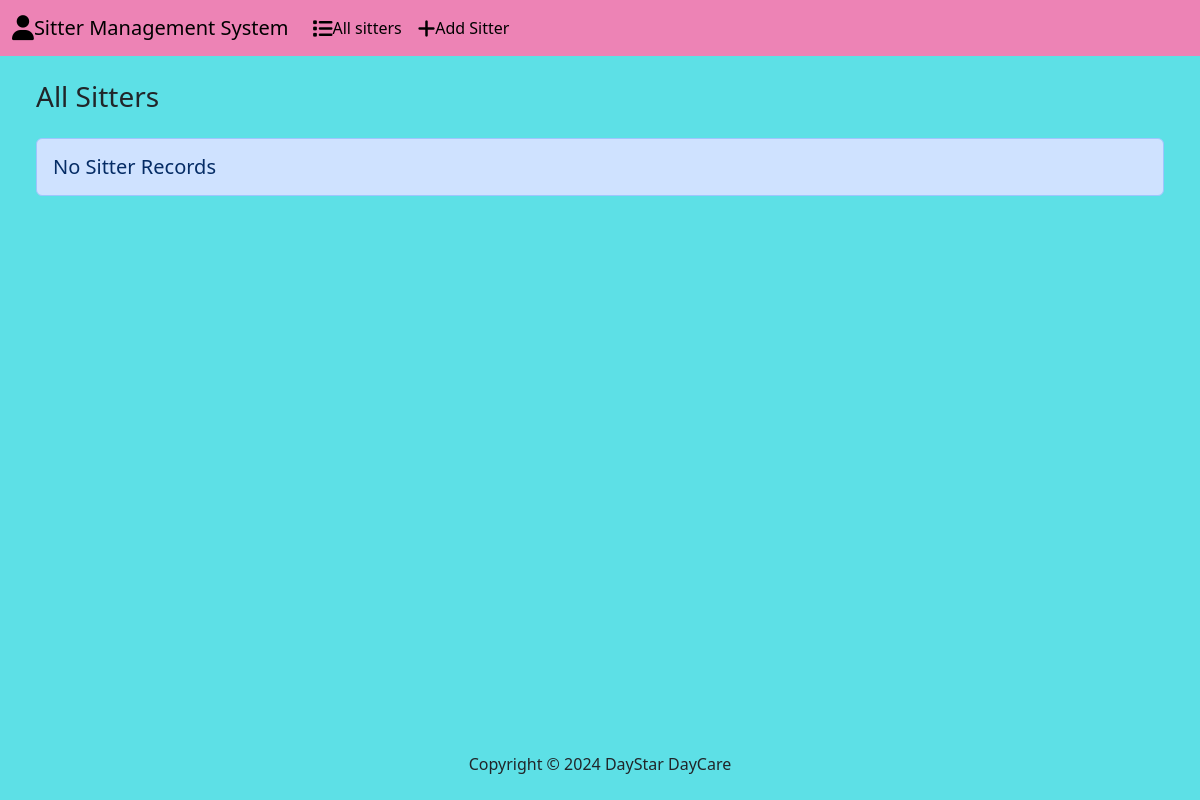
Before: /sitterlist/ with the older database file.
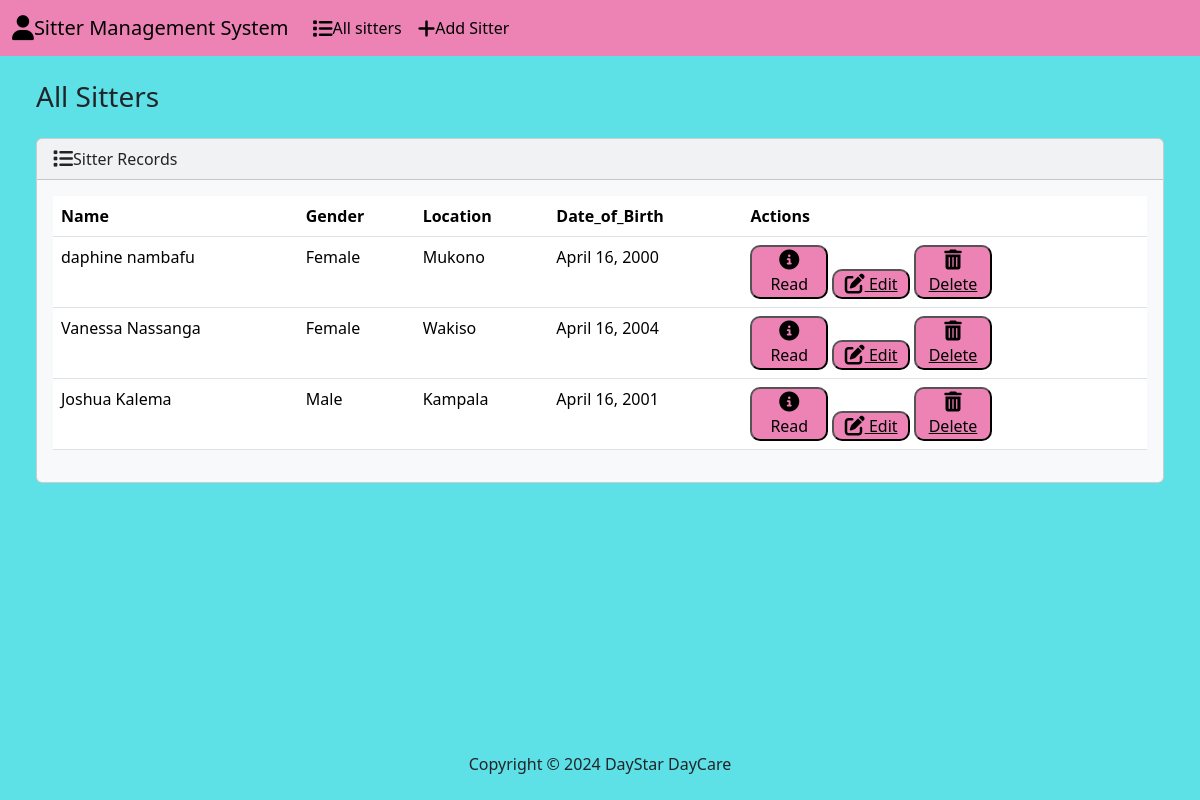
After: the same page with the newer database file.
### sitterlist/models.py (models this page shows, shortened)
class Student(models.Model):
    name = models.CharField(max_length=100)
    gender = models.CharField(max_length=10)
    location = models.CharField(max_length=100)
    date_of_birth = models.DateField()
    nin = models.CharField(max_length=15)
    religion = models.CharField(max_length=50, blank=True)
    education = models.CharField(max_length=100)
    contact = models.CharField(max_length=15, default='')
    sitter_number = models.CharField(max_length=100)
    next_of_kin = models.CharField(max_length=100)
    recommender_name = models.CharField(max_length=100)
    recommender_contact = models.CharField(max_length=15, default='')

### sitterlist/views.py (the view)
# urls.py: path('sitterlist/',views.immy_view, name='immy_view'),
def immy_view(request):
    students = Student.objects.all()
    return render(request, 'sitterlist.html', {'students':students})

### sitterlist/templates/sitterlist.html (shortened to what the changed rows need)
{% load static %}
<!DOCTYPE html>
<html lang="en">
<head>
    <link rel="stylesheet" href="{% static 'css/bootstrap.min.css' %}">
    <link href="https://cdnjs.cloudflare.com/ajax/libs/font-awesome/6.5.2/css/all.min.css" rel="stylesheet">
    <link rel="stylesheet" href="{% static 'list.css' %}">
    <link rel="stylesheet" href="{% static 'list.css' %}">
</head>
<body class="d-flex flex-column min-vh-100">
    <div class="container-fluid">
        <div class="row">
            <div class="col-12">
                {% if students %}
                <div class="card bg-light ms-4 me-4 mb-4">
                    <div class="card-header">
                        <i class="fa-solid fa-list fa-lg"></i>Sitter Records
                    </div>
                    <div class="card-body">
                        <div class="table-responsive">
                            <table class="table table-hover">
                                <thead>
                                    <tr>
                                        <th scope="col">Name</th>
                                        <th scope="col">Gender</th>
                                        <th scope="col">Location</th>
                                        <th scope="col">Date_of_Birth</th>
                                        <th scope="col">Actions</th>
                                    </tr>
                                </thead>
                                <tbody>
                                    {% for student in students %}
                                    <tr>
                                        <td>{{ student.name }}</td>
                                        <td>{{ student.gender }}</td>
                                        <td>{{ student.location }}</td>
                                        <td>{{ student.date_of_birth }}</td>
                                        <td>
                                            <button type="button" class="red" data-bs-toggle="modal" data-bs-target="#myModal{{ student.id }}">
                                                <i class="fa-solid fa-circle-info fa-lg"></i> Read
                                            </button>
                                            <button class="red2 ">
                                            <a href="{% url 'edit_student' student.id %}"class="red">
                                              <i class="fa-solid fa-edit fa-lg"></i> Edit
                                          </a>
                                        </button>
                                        <button class="red3 ">
                                            <a href="{% url 'delete_student' student.id %}" class="red">
                                              <i class="fa-solid fa-trash-alt fa-lg"></i> Delete
                                          </a>
                                        </button>
                                        </td>
                                    </tr>
                                    {% endfor %}
                                </tbody>
                            </table>
                        </div>
                    </div>
                </div>
                {% else %}
                <h5 class="alert alert-primary ms-4 me-4">No Sitter Records</h5>
                {% endif %}
            </div>
        </div>
    </div>
</body>
</html>

Changed rows visible on the page:
added Student: name "daphine nambafu", gender "Female", location "Mukono", date_of_birth "April 16, 2000"
added Student: name "Vanessa Nassanga", gender "Female", location "Wakiso", date_of_birth "April 16, 2004"
added Student: name "Joshua Kalema", gender "Male", location "Kampala", date_of_birth "April 16, 2001"
Other visible differences:
text no longer shown: "No Sitter Records"
text now shown: "Sitter Records Name Gender Location Date_of_Birth Actions"
